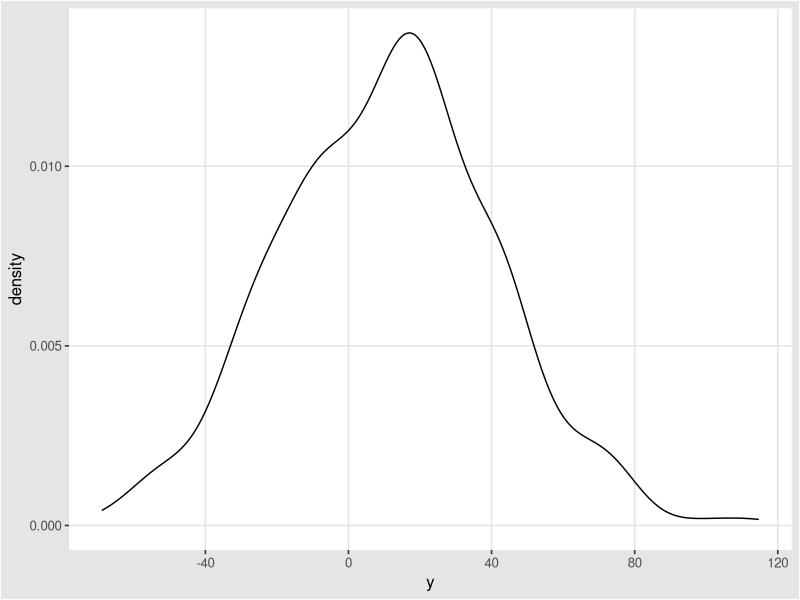

Reproduce this figure in R.
## ---- chunk 1
knitr::opts_chunk$set(echo = FALSE)
## ---- chunk 2
example_code <- 'This will be printed'
## ---- chunk 3
example_code2 <- 'This will not be printed'
## ---- chunk 4
library(ggplot2)
library(ggthemes)
data <- data.frame(x = 1:500, 
                   y = rnorm(n = 500, mean = 10, sd = 30)
                   )

ggplot(data) + 
  geom_density(aes(x = y)) + 
  theme_igray()

